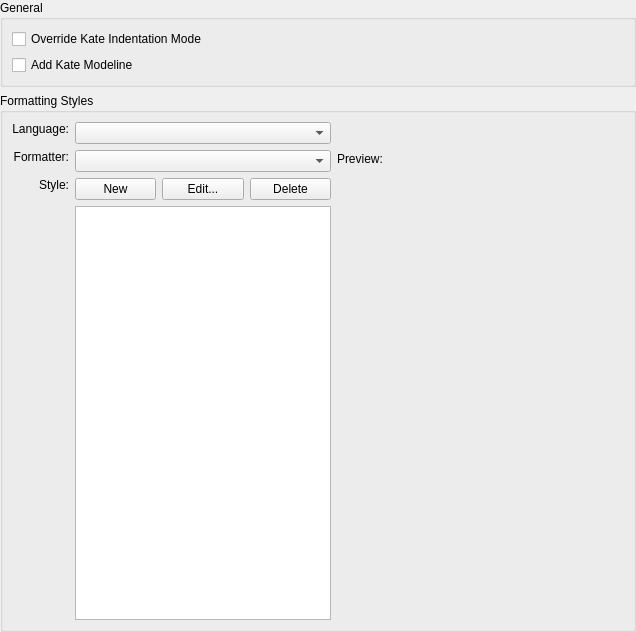
<?xml version="1.0" encoding="UTF-8"?>
<ui version="4.0">
 <class>SourceFormatterSettingsUI</class>
 <widget class="QWidget" name="SourceFormatterSettingsUI">
  <property name="geometry">
   <rect>
    <x>0</x>
    <y>0</y>
    <width>636</width>
    <height>632</height>
   </rect>
  </property>
  <layout class="QVBoxLayout" name="verticalLayout_3">
   <property name="margin">
    <number>0</number>
   </property>
   <item>
    <widget class="QGroupBox" name="groupBox_2">
     <property name="title">
      <string>General</string>
     </property>
     <layout class="QVBoxLayout" name="verticalLayout_2">
      <item>
       <widget class="QCheckBox" name="chkKateOverrideIndentation">
        <property name="toolTip">
         <string>Override the editor indentation mode according to the formatting style for documents without Kate modeline.</string>
        </property>
        <property name="text">
         <string>Override Kate Indentation Mode</string>
        </property>
       </widget>
      </item>
      <item>
       <widget class="QCheckBox" name="chkKateModelines">
        <property name="toolTip">
         <string>Add a Kate modeline according to the formatting style to formatted documents.</string>
        </property>
        <property name="text">
         <string>Add Kate Modeline</string>
        </property>
       </widget>
      </item>
     </layout>
    </widget>
   </item>
   <item>
    <widget class="QGroupBox" name="groupBox">
     <property name="sizePolicy">
      <sizepolicy hsizetype="Preferred" vsizetype="Preferred">
       <horstretch>200</horstretch>
       <verstretch>129</verstretch>
      </sizepolicy>
     </property>
     <property name="title">
      <string>Formatting Styles</string>
     </property>
     <layout class="QGridLayout" name="gridLayout_2">
      <item row="0" column="0">
       <widget class="QLabel" name="label">
        <property name="text">
         <string>Language:</string>
        </property>
        <property name="alignment">
         <set>Qt::AlignRight|Qt::AlignTop|Qt::AlignTrailing</set>
        </property>
        <property name="margin">
         <number>4</number>
        </property>
       </widget>
      </item>
      <item row="0" column="1">
       <layout class="QHBoxLayout" name="horizontalLayout_2">
        <item>
         <widget class="KComboBox" name="cbLanguages"/>
        </item>
       </layout>
      </item>
      <item row="0" column="2" rowspan="3">
       <layout class="QVBoxLayout" name="verticalLayout" stretch="0,0,0,3">
        <item>
         <widget class="QLabel" name="descriptionLabel">
          <property name="sizePolicy">
           <sizepolicy hsizetype="Expanding" vsizetype="Preferred">
            <horstretch>0</horstretch>
            <verstretch>0</verstretch>
           </sizepolicy>
          </property>
          <property name="text">
           <string/>
          </property>
          <property name="alignment">
           <set>Qt::AlignLeading|Qt::AlignLeft|Qt::AlignTop</set>
          </property>
          <property name="wordWrap">
           <bool>true</bool>
          </property>
         </widget>
        </item>
        <item>
         <spacer name="verticalSpacer">
          <property name="orientation">
           <enum>Qt::Vertical</enum>
          </property>
          <property name="sizeHint" stdset="0">
           <size>
            <width>20</width>
            <height>10</height>
           </size>
          </property>
         </spacer>
        </item>
        <item>
         <widget class="QLabel" name="previewLabel">
          <property name="text">
           <string>Preview:</string>
          </property>
         </widget>
        </item>
        <item>
         <widget class="QWidget" name="textEditor" native="true">
          <property name="sizePolicy">
           <sizepolicy hsizetype="Expanding" vsizetype="Expanding">
            <horstretch>0</horstretch>
            <verstretch>0</verstretch>
           </sizepolicy>
          </property>
         </widget>
        </item>
       </layout>
      </item>
      <item row="1" column="0">
       <widget class="QLabel" name="label_4">
        <property name="text">
         <string>Formatter:</string>
        </property>
        <property name="alignment">
         <set>Qt::AlignRight|Qt::AlignTop|Qt::AlignTrailing</set>
        </property>
        <property name="margin">
         <number>4</number>
        </property>
       </widget>
      </item>
      <item row="1" column="1">
       <layout class="QHBoxLayout" name="horizontalLayout">
        <item>
         <widget class="KComboBox" name="cbFormatters"/>
        </item>
       </layout>
      </item>
      <item row="2" column="0">
       <widget class="QLabel" name="label_2">
        <property name="text">
         <string>Style:</string>
        </property>
        <property name="alignment">
         <set>Qt::AlignRight|Qt::AlignTop|Qt::AlignTrailing</set>
        </property>
        <property name="margin">
         <number>4</number>
        </property>
        <property name="indent">
         <number>-1</number>
        </property>
       </widget>
      </item>
      <item row="2" column="1">
       <layout class="QGridLayout" name="gridLayout">
        <item row="0" column="0">
         <widget class="QPushButton" name="btnNewStyle">
          <property name="text">
           <string>New</string>
          </property>
         </widget>
        </item>
        <item row="0" column="1">
         <widget class="QPushButton" name="btnEditStyle">
          <property name="text">
           <string>Edit...</string>
          </property>
         </widget>
        </item>
        <item row="0" column="2">
         <widget class="QPushButton" name="btnDelStyle">
          <property name="text">
           <string>Delete</string>
          </property>
         </widget>
        </item>
        <item row="1" column="0" colspan="3">
         <widget class="QListWidget" name="styleList">
          <property name="selectionBehavior">
           <enum>QAbstractItemView::SelectRows</enum>
          </property>
          <property name="sortingEnabled">
           <bool>false</bool>
          </property>
         </widget>
        </item>
       </layout>
      </item>
     </layout>
    </widget>
   </item>
  </layout>
 </widget>
 <customwidgets>
  <customwidget>
   <class>KComboBox</class>
   <extends>QComboBox</extends>
   <header>kcombobox.h</header>
  </customwidget>
 </customwidgets>
 <resources/>
 <connections/>
</ui>
